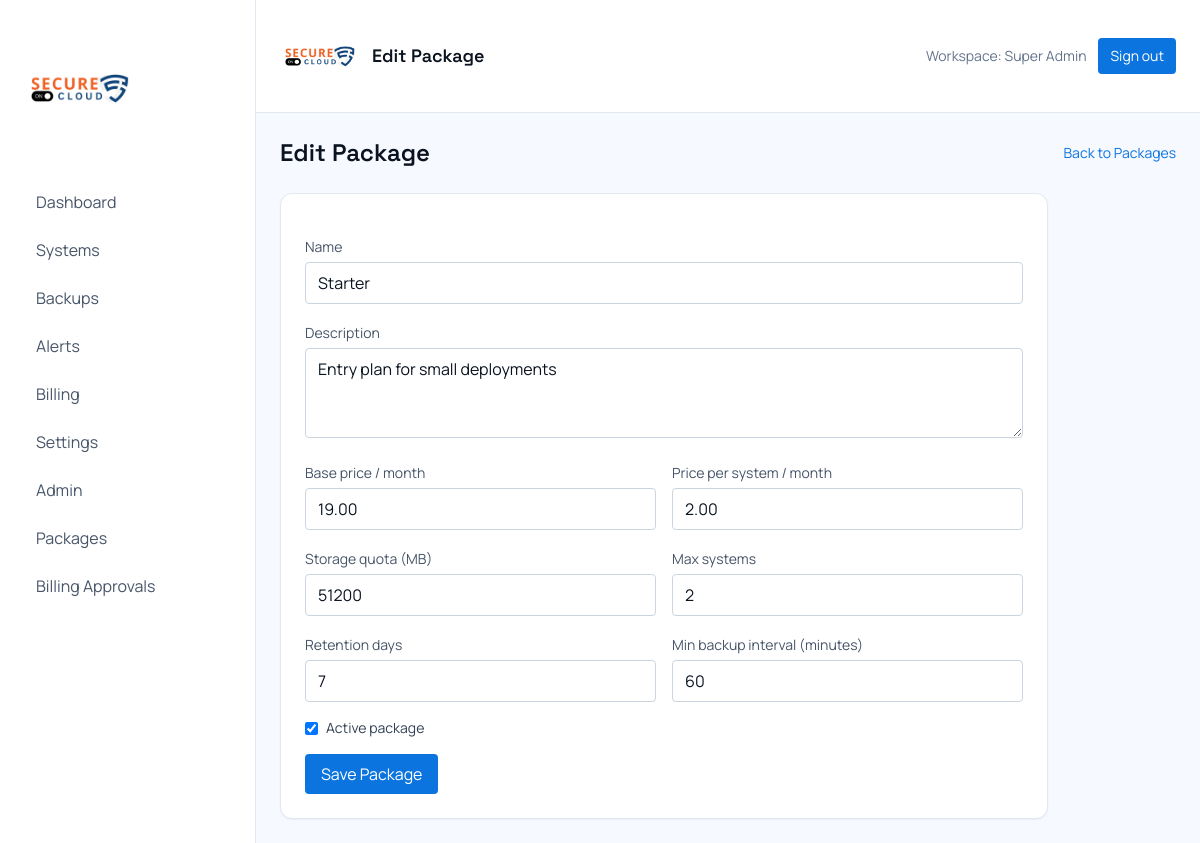
The page /admin/packages/1/edit (signed in) on the database its author committed.
### tables this page shows
CREATE TABLE users (
  id INT AUTO_INCREMENT PRIMARY KEY,
  name VARCHAR(120) NOT NULL,
  email VARCHAR(190) NOT NULL UNIQUE,
  password_hash VARCHAR(255) NOT NULL,
  role VARCHAR(20) DEFAULT 'user',
  status VARCHAR(20) DEFAULT 'active',
  suspended_at DATETIME NULL,
  suspension_reason TEXT NULL,
  email_verified_at DATETIME NULL,
  created_at DATETIME NOT NULL
);

CREATE TABLE plans (
  id INT AUTO_INCREMENT PRIMARY KEY,
  name VARCHAR(100) NOT NULL,
  description TEXT NULL,
  base_price_monthly DECIMAL(10,2) NOT NULL DEFAULT 0.00,
  price_per_system_monthly DECIMAL(10,2) NOT NULL DEFAULT 0.00,
  storage_quota_mb INT NOT NULL DEFAULT 0,
  max_systems INT NOT NULL DEFAULT 1,
  retention_days INT NOT NULL DEFAULT 30,
  min_backup_interval_minutes INT NOT NULL DEFAULT 60,
  is_active TINYINT(1) NOT NULL DEFAULT 1,
  created_at DATETIME NOT NULL,
  updated_at DATETIME NOT NULL
);

### views/app/admin_package_form.php (the view, shortened to what the rows shown need)
<div class="flex items-center justify-between">
  <h1 class="text-2xl font-display font-semibold"><?= App\Core\Helpers::e($title) ?></h1>
  <a href="<?= App\Core\Helpers::baseUrl('/admin/packages') ?>" class="text-brand text-sm">Back to Packages</a>
</div>
<form method="post" action="<?= App\Core\Helpers::e($action) ?>" class="mt-6 bg-white border border-slate-200 rounded-xl p-6 shadow-sm max-w-3xl space-y-4">
  <div>
    <label class="text-sm text-slate-600">Name</label>
    <input name="name" required value="<?= App\Core\Helpers::e($plan['name'] ?? '') ?>" class="mt-1 w-full px-3 py-2 rounded border border-slate-300">
  </div>
  <div>
    <label class="text-sm text-slate-600">Description</label>
    <textarea name="description" rows="3" class="mt-1 w-full px-3 py-2 rounded border border-slate-300"><?= App\Core\Helpers::e($plan['description'] ?? '') ?></textarea>
  </div>
  <div class="grid md:grid-cols-2 gap-4">
    <div>
      <label class="text-sm text-slate-600">Base price / month</label>
      <input type="number" min="0" step="0.01" name="base_price_monthly" required value="<?= App\Core\Helpers::e($plan['base_price_monthly'] ?? '0.00') ?>" class="mt-1 w-full px-3 py-2 rounded border border-slate-300">
    </div>
    <div>
      <label class="text-sm text-slate-600">Price per system / month</label>
      <input type="number" min="0" step="0.01" name="price_per_system_monthly" required value="<?= App\Core\Helpers::e($plan['price_per_system_monthly'] ?? '0.00') ?>" class="mt-1 w-full px-3 py-2 rounded border border-slate-300">
    </div>
    <div>
      <label class="text-sm text-slate-600">Storage quota (MB)</label>
      <input type="number" min="1" step="1" name="storage_quota_mb" required value="<?= App\Core\Helpers::e($plan['storage_quota_mb'] ?? '1024') ?>" class="mt-1 w-full px-3 py-2 rounded border border-slate-300">
    </div>
    <div>
      <label class="text-sm text-slate-600">Max systems</label>
      <input type="number" min="1" step="1" name="max_systems" required value="<?= App\Core\Helpers::e($plan['max_systems'] ?? '1') ?>" class="mt-1 w-full px-3 py-2 rounded border border-slate-300">
    </div>
    <div>
      <label class="text-sm text-slate-600">Retention days</label>
      <input type="number" min="1" step="1" name="retention_days" required value="<?= App\Core\Helpers::e($plan['retention_days'] ?? '30') ?>" class="mt-1 w-full px-3 py-2 rounded border border-slate-300">
    </div>
    <div>
      <label class="text-sm text-slate-600">Min backup interval (minutes)</label>
      <input type="number" min="1" step="1" name="min_backup_interval_minutes" required value="<?= App\Core\Helpers::e($plan['min_backup_interval_minutes'] ?? '60') ?>" class="mt-1 w-full px-3 py-2 rounded border border-slate-300">
    </div>
  </div>
  <label class="text-sm text-slate-700 flex items-center gap-2">
    <input type="checkbox" name="is_active" value="1" <?= empty($plan) || (int)($plan['is_active'] ?? 0) === 1 ? 'checked' : '' ?>>
    Active package
  </label>
  <button class="bg-brand text-white px-4 py-2 rounded hover:bg-brandDark">Save Package</button>
</form>
<?php $content = ob_get_clean(); $pageTitle = $title; include __DIR__ . '/../layouts/app.php'; ?>

### app/Core/Router.php (shortened to what the rows shown need)
<?php
class Router
{
    private $routes = [];
    private function add($method, $path, $handler, $middleware)
    {
        $this->routes[] = compact('method', 'path', 'handler', 'middleware');
    }
    public function dispatch()
    {
        $uri = parse_url($_SERVER['REQUEST_URI'], PHP_URL_PATH);
        $method = $_SERVER['REQUEST_METHOD'];
        $config = require __DIR__ . '/config.php';
        foreach ($this->routes as $route) {
            if ($method !== $route['method']) {
                continue;
            }
            $pattern = preg_replace('#\{([a-zA-Z_][a-zA-Z0-9_]*)\}#', '(?P<$1>[^/]+)', $route['path']);
            $pattern = '#^' . $pattern . '$#';
            if (preg_match($pattern, $uri, $matches)) {
                [$controller, $action] = explode('@', $route['handler']);
                $instance = new $class();
                $params = array_filter($matches, 'is_string', ARRAY_FILTER_USE_KEY);
                call_user_func_array([$instance, $action], $params);
                return;
            }
        }
    }
}

### views/layouts/app.php (shortened to what the rows shown need)
<!DOCTYPE html>
<html lang="en">
<head>
  <script src="https://cdn.tailwindcss.com"></script>
</head>
<body class="bg-mist text-ink font-body">
  <div class="min-h-screen flex">
    <aside class="w-64 bg-white border-r border-slate-200 px-6 py-8 hidden md:block">
      <a href="<?= Helpers::baseUrl('/dashboard') ?>" class="inline-flex items-center">
        <img src="<?= Helpers::logoUrl() ?>" alt="Secureon.cloud logo" class="h-28 w-28 object-contain rounded">
      </a>
      <div class="mt-8 space-y-2 text-slate-600">
        <a href="<?= Helpers::baseUrl('/dashboard') ?>" class="block px-3 py-2 rounded hover:bg-slate-100 hover:text-ink">Dashboard</a>
        <a href="<?= Helpers::baseUrl('/systems') ?>" class="block px-3 py-2 rounded hover:bg-slate-100 hover:text-ink">Systems</a>
        <a href="<?= Helpers::baseUrl('/backups') ?>" class="block px-3 py-2 rounded hover:bg-slate-100 hover:text-ink">Backups</a>
        <a href="<?= Helpers::baseUrl('/alerts') ?>" class="block px-3 py-2 rounded hover:bg-slate-100 hover:text-ink">Alerts</a>
        <a href="<?= Helpers::baseUrl('/billing') ?>" class="block px-3 py-2 rounded hover:bg-slate-100 hover:text-ink">Billing</a>
        <a href="<?= Helpers::baseUrl('/settings') ?>" class="block px-3 py-2 rounded hover:bg-slate-100 hover:text-ink">Settings</a>
        <?php if (($user['role'] ?? '') === 'super_admin'): ?>
          <a href="<?= Helpers::baseUrl('/admin') ?>" class="block px-3 py-2 rounded hover:bg-slate-100 hover:text-ink">Admin</a>
          <a href="<?= Helpers::baseUrl('/admin/packages') ?>" class="block px-3 py-2 rounded hover:bg-slate-100 hover:text-ink">Packages</a>
          <a href="<?= Helpers::baseUrl('/admin/billing/requests') ?>" class="block px-3 py-2 rounded hover:bg-slate-100 hover:text-ink">Billing Approvals</a>
        <?php endif; ?>
      </div>
    </aside>
    <main class="flex-1">
      <div class="flex items-center justify-between px-6 py-4 border-b border-slate-200 bg-white">
        <div class="flex items-center gap-3">
          <img src="<?= Helpers::logoUrl() ?>" alt="Secureon.cloud logo" class="h-20 w-20 object-contain rounded">
          <div class="text-lg font-display font-semibold"><?= $pageTitle ?? 'Dashboard' ?></div>
        </div>
        <div class="flex items-center gap-3">
          <span class="text-slate-500 text-sm">Workspace: <?= App\Core\Helpers::e($user['name'] ?? ''); ?></span>
          <form method="post" action="<?= Helpers::baseUrl('/logout') ?>">
            <button class="text-sm px-3 py-2 rounded bg-brand text-white hover:bg-brandDark">Sign out</button>
          </form>
        </div>
      </div>
      <div class="p-6">
        <?= $content ?>
      </div>
    </main>
  </div>
</body>
</html>

### rows shown on the page
users: name "Super Admin"
plans: name "Starter", description "Entry plan for small deployments", base_price_monthly "19.00", price_per_system_monthly "2.00", storage_quota_mb "51200", max_systems "2", retention_days "7", min_backup_interval_minutes "60", is_active "☑"
